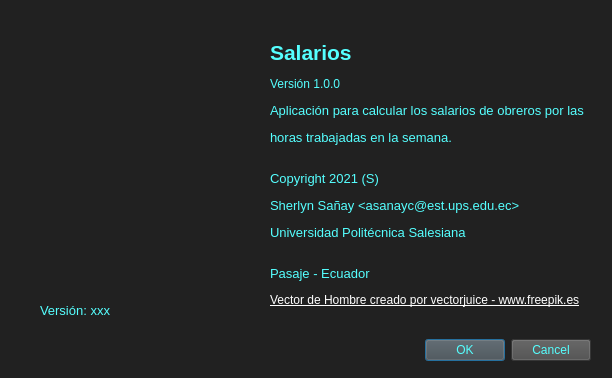
<?xml version="1.0" encoding="UTF-8"?>
<ui version="4.0">
 <class>Acerca</class>
 <widget class="QDialog" name="Acerca">
  <property name="enabled">
   <bool>true</bool>
  </property>
  <property name="geometry">
   <rect>
    <x>0</x>
    <y>0</y>
    <width>612</width>
    <height>378</height>
   </rect>
  </property>
  <property name="mouseTracking">
   <bool>true</bool>
  </property>
  <property name="tabletTracking">
   <bool>true</bool>
  </property>
  <property name="focusPolicy">
   <enum>Qt::NoFocus</enum>
  </property>
  <property name="contextMenuPolicy">
   <enum>Qt::NoContextMenu</enum>
  </property>
  <property name="acceptDrops">
   <bool>true</bool>
  </property>
  <property name="windowTitle">
   <string>Acerca de </string>
  </property>
  <property name="toolTip">
   <string/>
  </property>
  <property name="statusTip">
   <string/>
  </property>
  <property name="whatsThis">
   <string/>
  </property>
  <property name="accessibleName">
   <string/>
  </property>
  <property name="accessibleDescription">
   <string/>
  </property>
  <property name="autoFillBackground">
   <bool>false</bool>
  </property>
  <property name="styleSheet">
   <string notr="true">background-color: rgb(33, 33, 33);
border-color: rgb(0, 0, 0);
</string>
  </property>
  <property name="windowFilePath">
   <string/>
  </property>
  <property name="sizeGripEnabled">
   <bool>false</bool>
  </property>
  <property name="modal">
   <bool>false</bool>
  </property>
  <widget class="QDialogButtonBox" name="buttonBox">
   <property name="geometry">
    <rect>
     <x>370</x>
     <y>330</y>
     <width>221</width>
     <height>41</height>
    </rect>
   </property>
   <property name="font">
    <font>
     <weight>75</weight>
     <bold>true</bold>
    </font>
   </property>
   <property name="styleSheet">
    <string notr="true">color: rgb(85, 255, 255);
background-color: rgb(75, 75, 75);
</string>
   </property>
   <property name="orientation">
    <enum>Qt::Horizontal</enum>
   </property>
   <property name="standardButtons">
    <set>QDialogButtonBox::Cancel|QDialogButtonBox::Ok</set>
   </property>
  </widget>
  <widget class="QLabel" name="label_2">
   <property name="geometry">
    <rect>
     <x>270</x>
     <y>40</y>
     <width>331</width>
     <height>291</height>
    </rect>
   </property>
   <property name="styleSheet">
    <string notr="true">background-color: qlineargradient(spread:pad, x1:0, y1:0, x2:0.29809, y2:0.527, stop:0 rgba(144, 200, 195, 255), stop:1 rgba(255, 255, 255, 255));
background-color: rgb(33, 33, 33);</string>
   </property>
   <property name="text">
    <string>&lt;html&gt;&lt;head/&gt;&lt;body&gt;&lt;p align=&quot;justify&quot;&gt;&lt;span style=&quot; font-size:16pt; font-weight:600; color:#55ffff;&quot;&gt;Salarios&lt;/span&gt;&lt;/p&gt;&lt;p align=&quot;justify&quot;&gt;&lt;span style=&quot; color:#55ffff;&quot;&gt;Versión 1.0.0&lt;/span&gt;&lt;/p&gt;&lt;p align=&quot;justify&quot;&gt;&lt;span style=&quot; font-size:10pt; color:#55ffff;&quot;&gt;Aplicación para calcular los salarios de obreros por las &lt;/span&gt;&lt;/p&gt;&lt;p align=&quot;justify&quot;&gt;&lt;span style=&quot; font-size:10pt; color:#55ffff;&quot;&gt;horas trabajadas en la semana. &lt;/span&gt;&lt;/p&gt;&lt;p align=&quot;justify&quot;&gt;&lt;span style=&quot; color:#55ffff;&quot;&gt;&lt;br/&gt;&lt;/span&gt;&lt;span style=&quot; font-size:10pt; color:#55ffff;&quot;&gt;Copyright 2021 (S) &lt;/span&gt;&lt;/p&gt;&lt;p align=&quot;justify&quot;&gt;&lt;span style=&quot; font-size:10pt; color:#55ffff;&quot;&gt;Sherlyn Sañay &amp;lt;asanayc@est.ups.edu.ec&amp;gt; &lt;/span&gt;&lt;/p&gt;&lt;p align=&quot;justify&quot;&gt;&lt;span style=&quot; font-size:10pt; color:#55ffff;&quot;&gt;Universidad Politécnica Salesiana &lt;/span&gt;&lt;/p&gt;&lt;p align=&quot;justify&quot;&gt;&lt;span style=&quot; color:#55ffff;&quot;&gt;&lt;br/&gt;&lt;/span&gt;&lt;span style=&quot; font-size:10pt; color:#55ffff;&quot;&gt;Pasaje - Ecuador&lt;/span&gt;&lt;/p&gt;&lt;p align=&quot;justify&quot;&gt;&lt;a href=&quot;https://www.freepik.es/fotos-vectores-gratis/hombre&quot;&gt;&lt;span style=&quot; text-decoration: underline; color:#ffffff;&quot;&gt;Vector de Hombre creado por vectorjuice - www.freepik.es&lt;/span&gt;&lt;/a&gt;&lt;/p&gt;&lt;p align=&quot;justify&quot;&gt;&lt;span style=&quot; color:#55ffff;&quot;&gt;&lt;br/&gt;&lt;/span&gt;&lt;/p&gt;&lt;/body&gt;&lt;/html&gt;</string>
   </property>
   <property name="wordWrap">
    <bool>true</bool>
   </property>
  </widget>
  <widget class="QWidget" name="widget" native="true">
   <property name="geometry">
    <rect>
     <x>40</x>
     <y>50</y>
     <width>211</width>
     <height>231</height>
    </rect>
   </property>
   <property name="styleSheet">
    <string notr="true">border-image: url(:/Recursos/20945341.jpg);</string>
   </property>
  </widget>
  <widget class="QLabel" name="outVersion">
   <property name="geometry">
    <rect>
     <x>40</x>
     <y>290</y>
     <width>191</width>
     <height>41</height>
    </rect>
   </property>
   <property name="font">
    <font>
     <family>Segoe UI</family>
     <pointsize>10</pointsize>
    </font>
   </property>
   <property name="styleSheet">
    <string notr="true">color: rgb(85, 255, 255);</string>
   </property>
   <property name="text">
    <string>Versión: xxx</string>
   </property>
  </widget>
 </widget>
 <resources/>
 <connections>
  <connection>
   <sender>buttonBox</sender>
   <signal>accepted()</signal>
   <receiver>Acerca</receiver>
   <slot>accept()</slot>
   <hints>
    <hint type="sourcelabel">
     <x>248</x>
     <y>254</y>
    </hint>
    <hint type="destinationlabel">
     <x>157</x>
     <y>274</y>
    </hint>
   </hints>
  </connection>
  <connection>
   <sender>buttonBox</sender>
   <signal>rejected()</signal>
   <receiver>Acerca</receiver>
   <slot>reject()</slot>
   <hints>
    <hint type="sourcelabel">
     <x>316</x>
     <y>260</y>
    </hint>
    <hint type="destinationlabel">
     <x>286</x>
     <y>274</y>
    </hint>
   </hints>
  </connection>
 </connections>
</ui>
